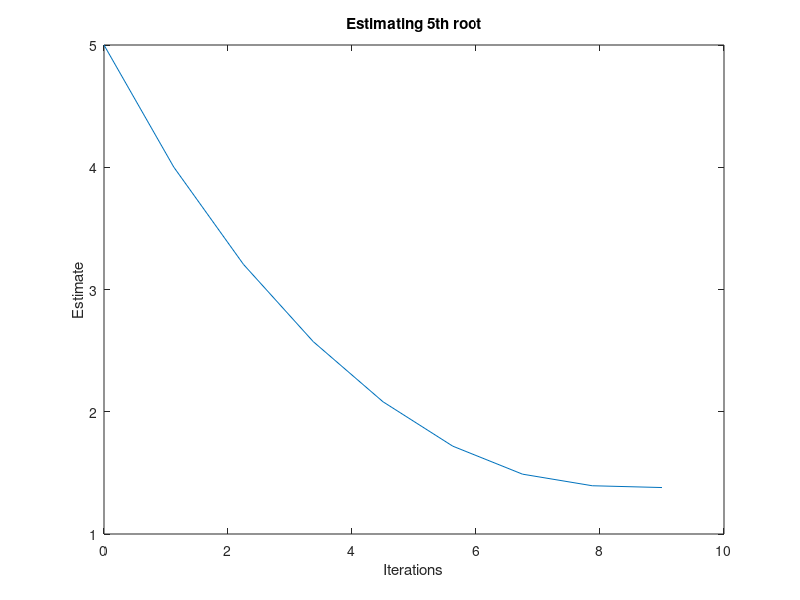

Write MATLAB code to recreate this figure.
clear; close all; clc;
%Part b
num = input('Enter #: ');
guess = input('Enter guess: ');
newGuess = guess;
iterations = 0;
while abs(guess^5-num) > 0.0001 && iterations < 100
    while (5*guess^4) == 0
        guess = guess + 0.01;
    end
    data(iterations+1) = guess;
    newGuess = guess - (guess^5 - num) / (5*guess^4);
    
    guess = newGuess;
    
    iterations = iterations + 1;
    fprintf('Completed %i iterations. \n',iterations);
end
if iterations < 100
    fprintf('Final estimate: %0.5f \n',newGuess);
else
    fprintf('Failed to find an estimate, try using a better guess next time. \n');
end    
N = linspace(0,iterations,length(data));
plot(N,data);
xlabel('Iterations');
ylabel('Estimate');
title('Estimating 5th root');

%% Part C
clear; close all; clc;
guess = input('Enter guess: ');
newGuess = guess;
iterations = 0;
while abs((1000+2*guess+3*guess^(2/3))-4*guess) > 0.0001  && iterations < 100
    while (2+2*guess^(-1/3)-4) == 0
        guess = guess + 0.01;
    end
    data(iterations+1) = guess;
    newGuess = guess - ((1000+2*guess+3*guess^(2/3))-4*guess) / (2+2*guess^(-1/3)-4);
    
    guess = newGuess;
    
    iterations = iterations + 1;
    fprintf('Completed %i iterations. \n',iterations);
end
if iterations < 100
    fprintf('Final estimate: %0.5f \n',newGuess);
else
    fprintf('Failed to find an estimate, try using a better guess next time. \n');
end    
cost = 1000+2*guess+3*guess^(2/3)
sales = 4*guess